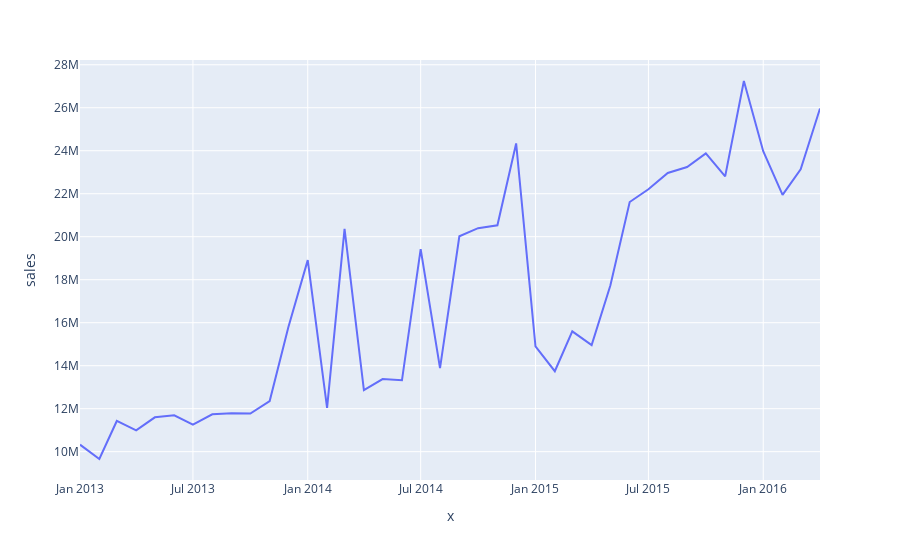

Source (notebook cell):
### Code cell
df = pd.read_csv('tienda_ventas.csv', index_col='id')
df['mes'] = df['date'].apply(lambda x: x [:7])
por_mes = df.groupby('mes').agg({
    'sales': 'sum'
})
fig = px.line(
    por_mes,
    x=por_mes.index.values,
    y='sales'
)
fig.show()

### Figure 1 — Plotly figure (JSON) as saved in the notebook; plotly's stock layout.template omitted (floating-point values rounded to 4 significant figures)
{"data": [{"hovertemplate": "x=%{x}<br>sales=%{y}<extra></extra>", "legendgroup": "", "line": {"color": "#636efa", "dash": "solid"}, "marker": {"symbol": "circle"}, "mode": "lines", "name": "", "orientation": "v", "showlegend": false, "type": "scatter", "x": ["2013-01", "2013-02", "2013-03", "2013-04", "2013-05", "2013-06", "2013-07", "2013-08", "2013-09", "2013-10", "2013-11", "2013-12", "2014-01", "2014-02", "2014-03", "2014-04", "2014-05", "2014-06", "2014-07", "2014-08", "2014-09", "2014-10", "2014-11", "2014-12", "2015-01", "2015-02", "2015-03", "2015-04", "2015-05", "2015-06", "2015-07", "2015-08", "2015-09", "2015-10", "2015-11", "2015-12", "2016-01", "2016-02", "2016-03", "2016-04"], "xaxis": "x", "y": [10330000.0, 9659000.0, 11430000.0, 10990000.0, 11600000.0, 11690000.0, 11260000.0, 11740000.0, 11790000.0, 11780000.0, 12360000.0, 15800000.0, 18910000.0, 12040000.0, 20370000.0, 12860000.0, 13380000.0, 13320000.0, 19420000.0, 13890000.0, 20020000.0, 20400000.0, 20530000.0, 24340000.0, 14900000.0, 13740000.0, 15600000.0, 14960000.0, 17730000.0, 21620000.0, 22210000.0, 22960000.0, 23240000.0, 23880000.0, 22800000.0, 27240000.0, 23980000.0, 21950000.0, 23130000.0, 25960000.0], "yaxis": "y"}], "layout": {"legend": {"tracegroupgap": 0}, "margin": {"t": 60}, "xaxis": {"anchor": "y", "domain": [0, 1], "title": {"text": "x"}}, "yaxis": {"anchor": "x", "domain": [0, 1], "title": {"text": "sales"}}}}
